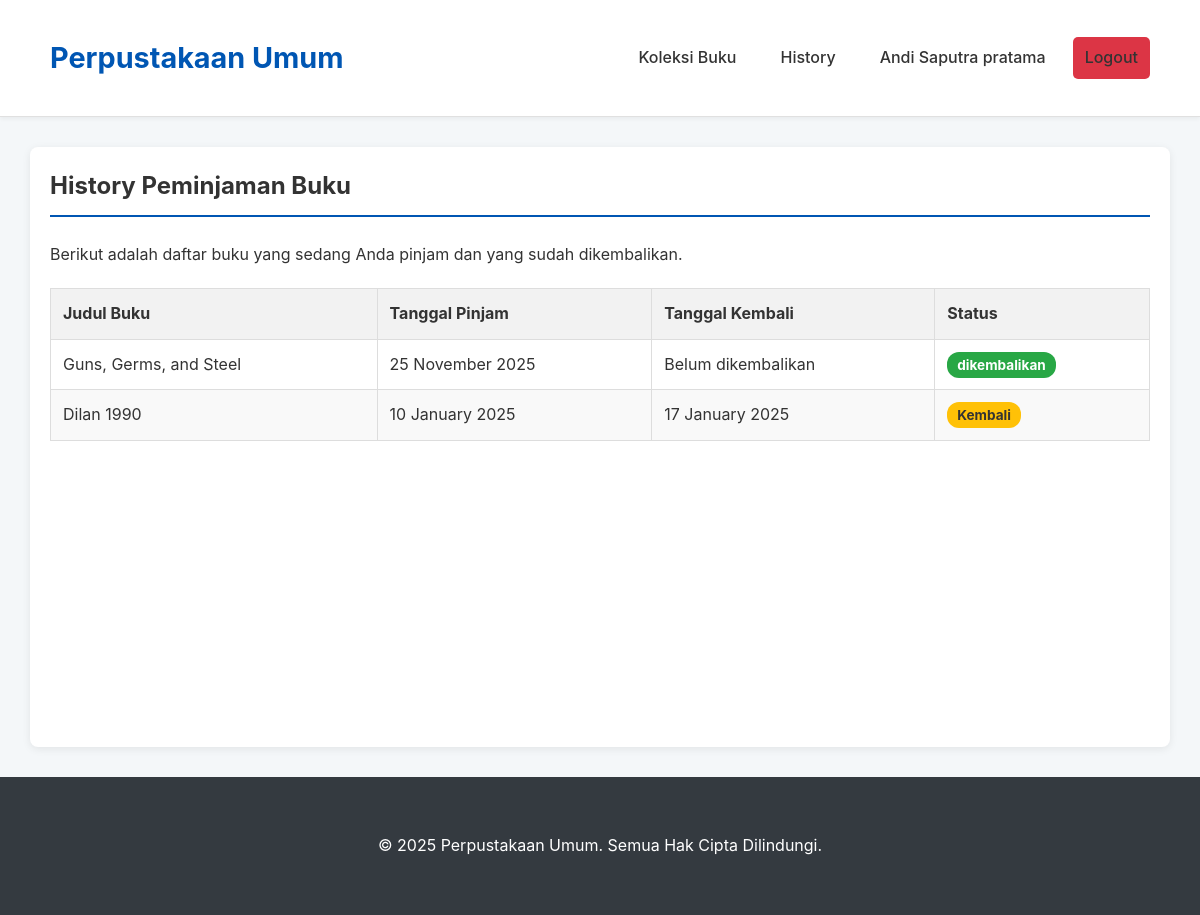
The app's page /history-peminjaman/index.php (signed in) with its own data.
### tables this page shows
CREATE TABLE `peminjaman` (
  `id_peminjaman` int(11) NOT NULL,
  `id_pemustaka` int(11) NOT NULL,
  `id_buku` int(11) DEFAULT NULL,
  `tanggal_pinjam` date DEFAULT NULL,
  `tanggal_kembali` date DEFAULT NULL,
  `status` varchar(12) DEFAULT NULL
);

CREATE TABLE `buku` (
  `id_buku` int(11) NOT NULL,
  `judul` varchar(200) NOT NULL,
  `penulis` varchar(150) DEFAULT NULL,
  `penerbit` varchar(150) DEFAULT NULL,
  `tahun` year(4) DEFAULT NULL,
  `kategori` varchar(100) DEFAULT NULL,
  `jumlah` int(11) NOT NULL,
  `sampul` varchar(255) DEFAULT NULL
);

### history-peminjaman/index.php (the view, shortened to what this page needs)
<?php
include('../templates/header.php');
$conn = get_db_connection();
$id_pemustaka = $_SESSION['user_id'];
$sql = "SELECT b.judul, p.tanggal_pinjam, p.tanggal_kembali , p.status as status
        FROM peminjaman p
        JOIN buku b ON p.id_buku = b.id_buku
        WHERE p.id_pemustaka = :id
        ORDER BY p.tanggal_pinjam DESC";
$stmt = $conn->prepare($sql);
$stmt->bindParam(":id", $id_pemustaka,PDO::PARAM_INT);
$stmt->execute();
$result = $stmt->fetchAll(PDO::FETCH_ASSOC);
?>
<h2 class="page-title">History Peminjaman Buku</h2>
<p>Berikut adalah daftar buku yang sedang Anda pinjam dan yang sudah dikembalikan.</p>
<table class="data-table">
    <thead>
        <tr>
            <th>Judul Buku</th>
            <th>Tanggal Pinjam</th>
            <th>Tanggal Kembali</th>
            <th>Status</th>
        </tr>
    </thead>
    <tbody>
        <?php if ($stmt->rowCount() > 0): ?>
            <?php foreach($result as $row): ?>
                <tr>
                    <td><?php echo htmlspecialchars($row['judul']); ?></td>
                    <td><?php echo date('d F Y', strtotime($row['tanggal_pinjam'])); ?></td>
                    <td><?php echo $row['tanggal_kembali'] ? date('d F Y', strtotime($row['tanggal_kembali'])) : 'Belum dikembalikan'; ?></td>
                    <td>
                        <span class="status-badge <?php echo strtolower(str_replace(' ', '-', $row['status'])); ?>">
                            <?php echo htmlspecialchars($row['status']); ?>
                        </span>
                    </td>
                </tr>
            <?php endforeach; ?>
        <?php else: ?>
            <tr>
                <td colspan="4" style="text-align: center;">Anda belum memiliki riwayat peminjaman.</td>
            </tr>
        <?php endif; ?>
    </tbody>
</table>
<?php
include('../templates/footer.php');
?>

### assets/css/global.css (style rules this page uses)
body, html { margin: 0; padding: 0; font-family: -apple-system, BlinkMacSystemFont, "Segoe UI", Roboto, Helvetica, Arial, sans-serif; background-color: #f4f7f9; color: #333; line-height: 1.6; }
.page-title { margin-top: 0; margin-bottom: 25px; border-bottom: 2px solid #0056b3; padding-bottom: 10px; color: #333; }
.data-table { width: 100%; border-collapse: collapse; margin-top: 20px; }
.data-table th, .data-table td { border: 1px solid #ddd; padding: 12px; text-align: left; }
.data-table th { background-color: #f2f2f2; font-weight: bold; }
.data-table tr:nth-child(even) { background-color: #f9f9f9; }

### assets/css/history_peminjaman.css (style rules this page uses)
.status-badge { padding: 5px 10px; border-radius: 12px; color: #fff; font-size: 0.85em; font-weight: bold; }
.status-badge.dikembalikan { background-color: #28a745; }
.status-badge.kembali { background-color: #ffc107; color: #333; }

### records on screen
peminjaman: id_buku.judul "Guns, Germs, and Steel", tanggal_pinjam "25 November 2025", shows "Belum dikembalikan", status "dikembalikan"
peminjaman: id_buku.judul "Dilan 1990", tanggal_pinjam "10 January 2025", tanggal_kembali "17 January 2025", status "Kembali"

### other values on screen
$_SESSION['user_name'] "Andi Saputra pratama"
